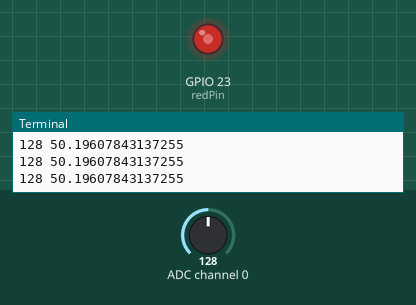
Simulated run of this program. Board: Raspberry Pi (BCM pin numbers). On the bench: output pins drawn as LEDs (lit = HIGH), the last lines printed to the terminal. The test bench sets the inputs (shaded band); at power-on: ADC channel 0 = 128 (analog values on the 0–255 scale).

Above: at 1.2 s.
1.3 s: ADC channel 0 set to 178
At 2.2 s:
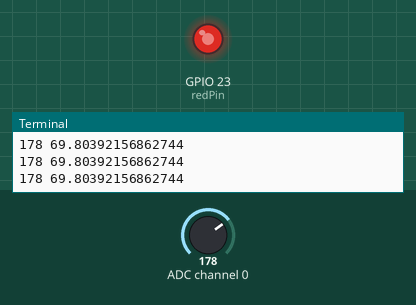
2.8 s: ADC channel 0 set to 224
At 3.8 s:
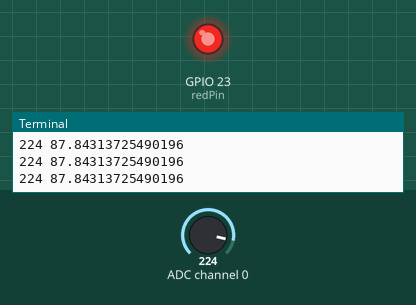
4.3 s: ADC channel 0 set to 30
At 5.3 s:
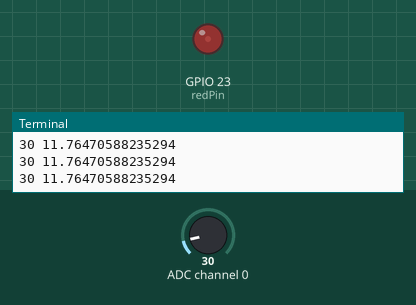
5.8 s: ADC channel 0 set to 0
At 6.8 s:
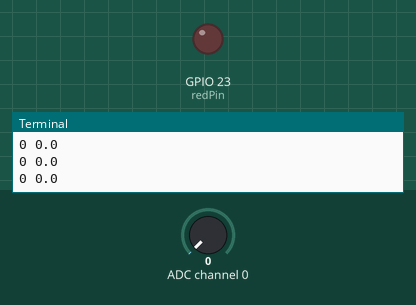
Timing chart, 0 to 8.3 s (numbered marks = the images above; inputs shaded):
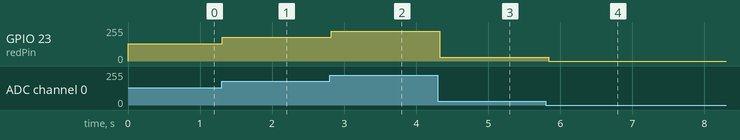

The program:

myPotDim.py
```python
import RPi.GPIO as GPIO
import ADC0834
from time import sleep

dt = .1
redPin = 23
DC = 0

GPIO.setmode(GPIO.BCM)
ADC0834.setup()
GPIO.setup(redPin, GPIO.OUT)
myPWM = GPIO.PWM(redPin, 1000)
myPWM.start(DC)

try:
    while True:
        potVal = ADC0834.getResult(0)
        DC = (100/255)*potVal
        if DC > 99:
            DC = 99
        myPWM.ChangeDutyCycle(DC)
        print(potVal, DC)
        sleep(dt)
except KeyboardInterrupt:
    myPWM.stop()
    GPIO.cleanup()
    print("GPIO CLEAN")
```

Measured:
- after the input at 1.3 s, GPIO 23 (redPin): 128/255 → 178/255 at once
- after the input at 2.8 s, GPIO 23 (redPin): 178/255 → 224/255 at once
- after the input at 4.3 s, GPIO 23 (redPin): 224/255 → 30/255 at once
- after the input at 5.8 s, GPIO 23 (redPin): 30/255 → 0/255 at once
